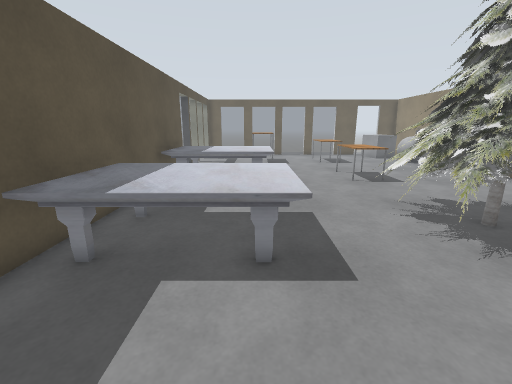
[1] (above)

21 first-person views from a walk through a Gazebo world. The camera is 1.3 m above the floor, tilts 14° down and sees 90° across. The lines on the ground mark 1 m squares. The floor is counted in squares, 0.5 m on a side. Each view is taken from the middle of a square. On the plan, view 1 faces up. The plan holds only what a view shows up to about 18 squares ahead; the rest is blank. The place goes on beyond the plan. Simple patterns stand in for the simulator's built-in surfaces. Simple shapes stand in for some stock models. Some surface patterns are stand-ins.

[2]
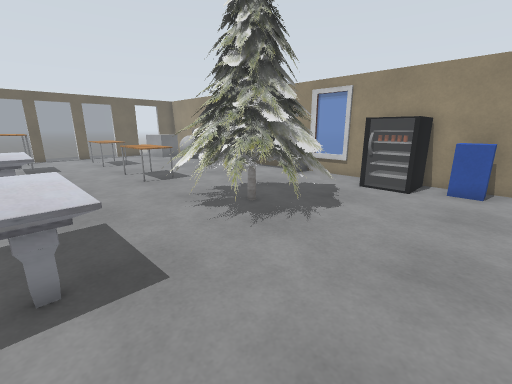

[3]
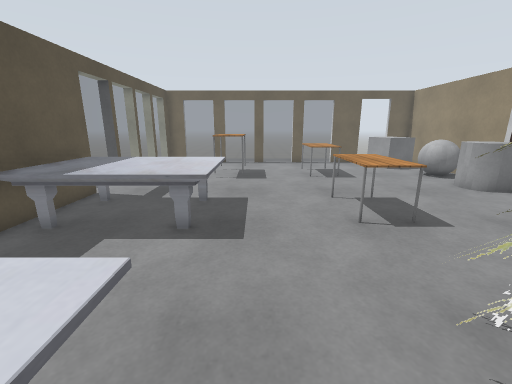

[4]
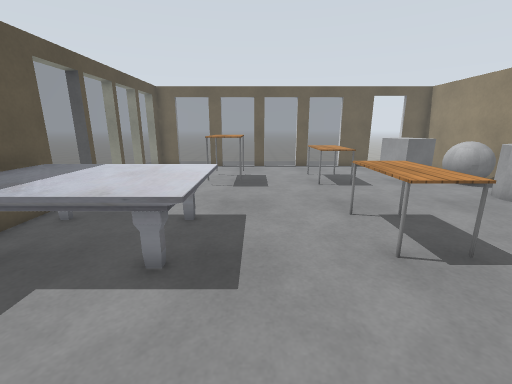

[5]
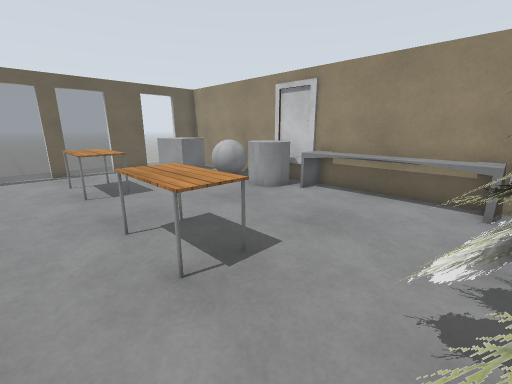

[6]
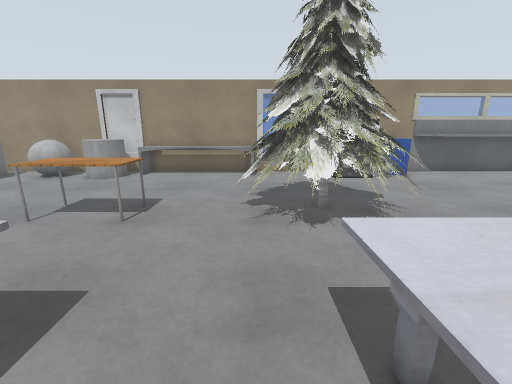

[7]
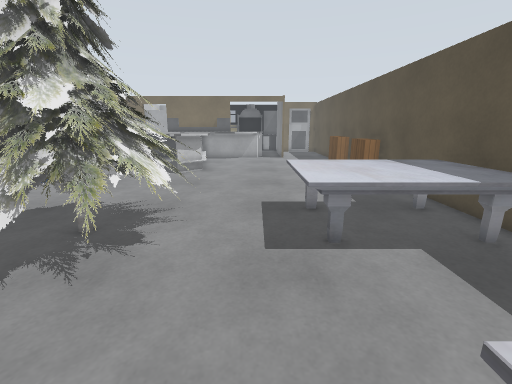

[8]
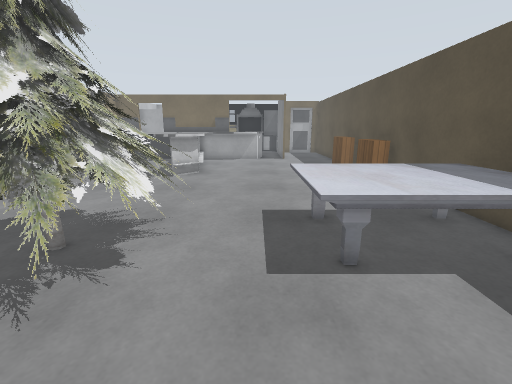

[9]
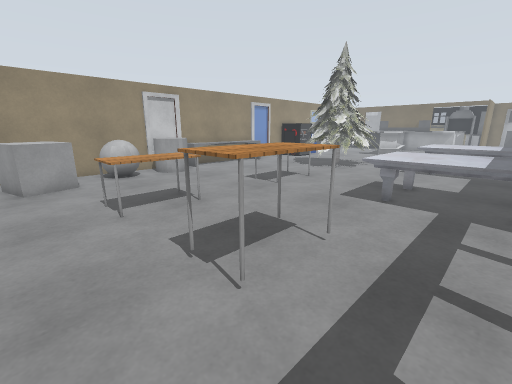

[10]
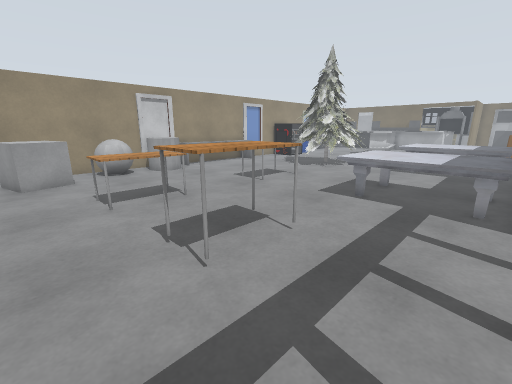

[11]
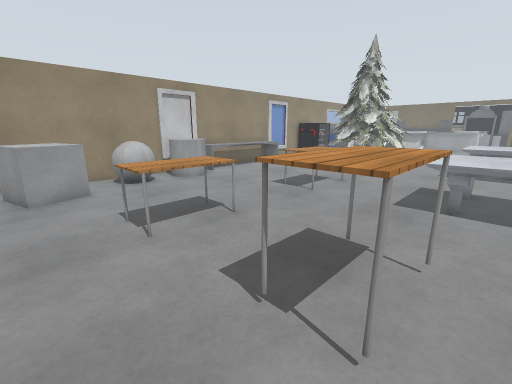

[12]
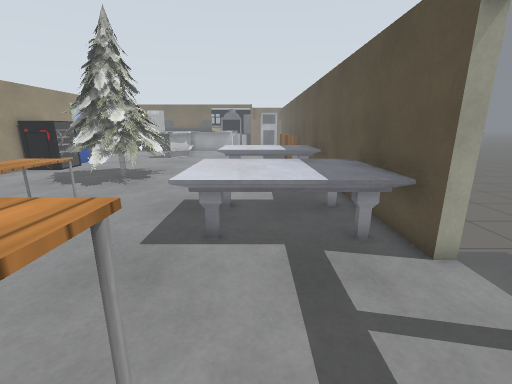

[13]
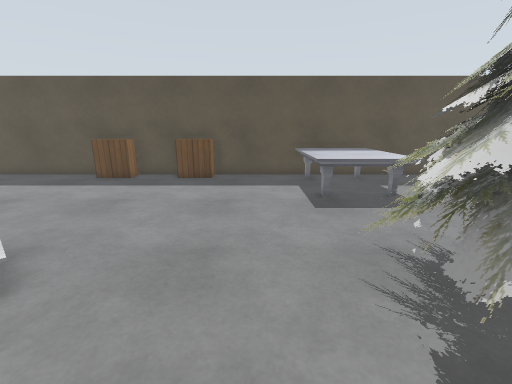

[14]
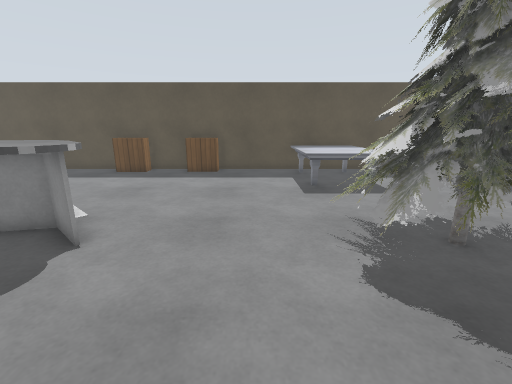

[15]
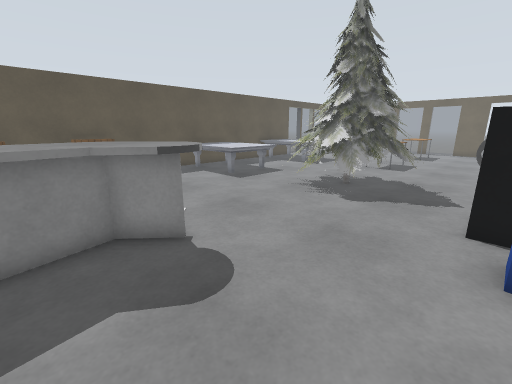

[16]
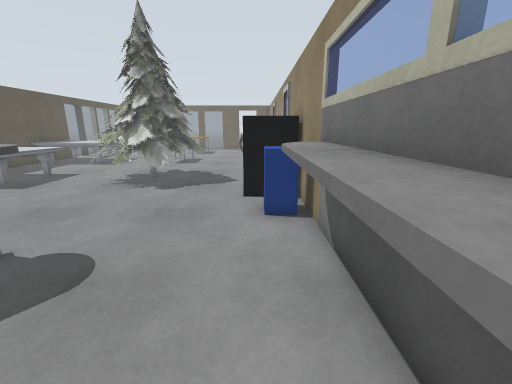

[17]
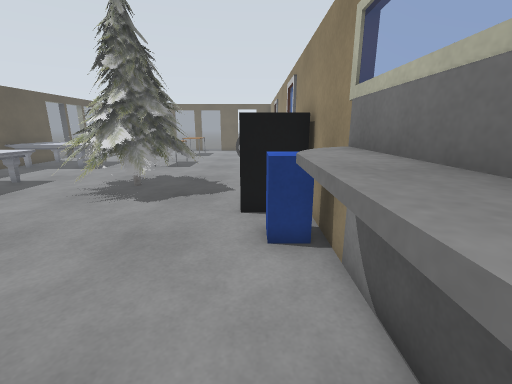

[18]
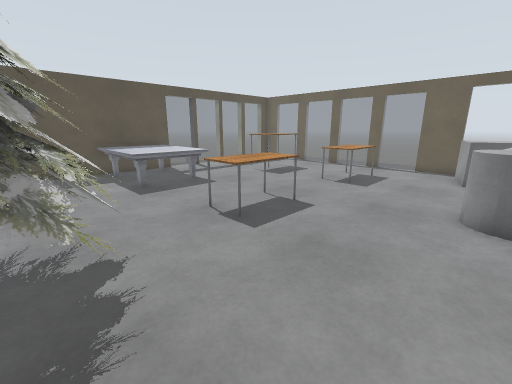

[19]
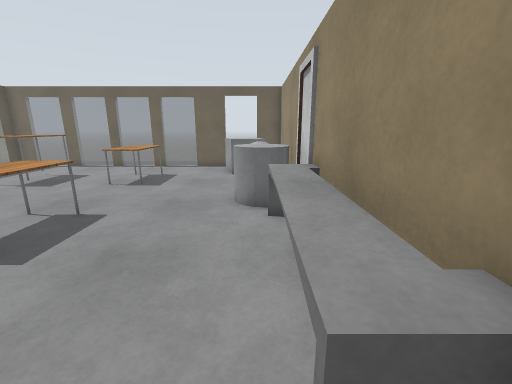

[20]
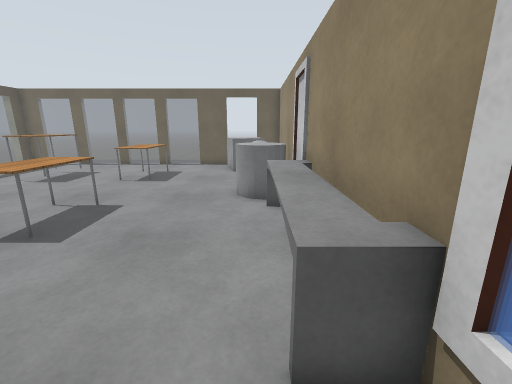

[21]
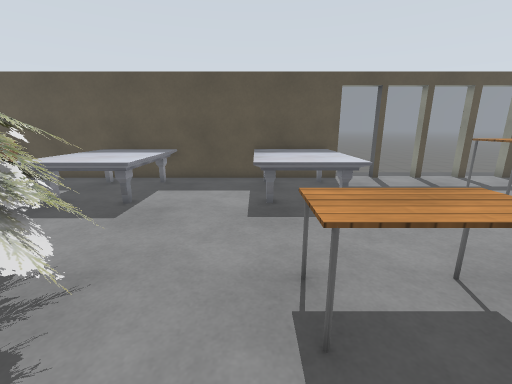

### Floor plan
Key: @ floor where view 1 was taken; # wall or solid block; . floor; = window, fence, low wall or low ledge; T table; M marble table; P pine tree; S postbox; B bookshelf; O other object.
Columns run from 5 left of view 1 to 14 right of it. Each row starts with its distance up from view 1.
 26 ##==#==#==#==### ###
 25 =..............OOO #
 24 =..............OOO #
 23 #....TT...TTT..OOO.#
 22 =....TT...TT ......#
 21 =....TT...TTT...OO #
 20 =....TT...TTT...OOO#
 19 =................OO#
 18 =...............OOO#
 17 =...............OOO#
 16 #MMMMMM...TT.....O##
 15 #MMMMMM...TTT....=##
 14 #MMMMMM...TTT....=##
 13 #MMMMMM...TTT....=##
 12 #MMMMMM..........=##
 11 #................=##
 10 #......... P ....=##
  9 #.........PPPP...==#
  8 #MMMMMM..PPPPPP....=
  7 #MMMMMM..PPPPPP....=
  6 #MMMMMM. PPPPPP....#
  5 #MMMMMM..PPPPPP..###
  4 #MMMMMM... PPP...###
  3 #................=##
  2 #.................S#
  1 #................SS#
  0 #B...@............S#
 -1 #B................##
 -2 #B.........###....##
 -3 #.........####....##
 -4 #.........###.....##
 -5 #B........###.....##
 -6 #B........        ##
 -7 #B......         .##

Positions as (right, up) in squares from view 1, and headings:
1: (0, 0), facing up
2: (0, 0), facing up-right
3: (2, 6), facing up
4: (2, 8), facing up
5: (3, 9), facing up-right
6: (-2, 9), facing right
7: (2, 13), facing down
8: (2, 12), facing down
9: (-3, 25), facing down-right
10: (-4, 25), facing down-right
11: (-1, 25), facing down-right
12: (-1, 21), facing down
13: (10, 2), facing left
14: (12, 2), facing left
15: (12, -5), facing up-left
16: (12, -7), facing up
17: (12, -5), facing up
18: (12, 8), facing up-left
19: (12, 8), facing up
20: (12, 7), facing up
21: (9, 12), facing left
